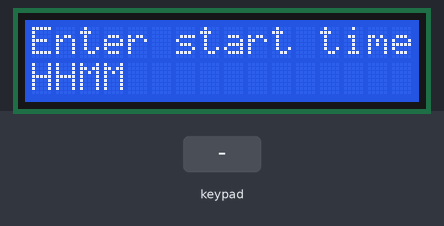
A sketch run on a simulated Arduino Uno, built with avr-gcc and run on an emulated ATmega328P. On the bench: 16×2 character LCD. The test bench sets the inputs (shaded band).

Above: at 2.8 s.
2.9 s: keypad keys 9 8 7 6 # pressed 0.4 s apart
At 3.0 s:
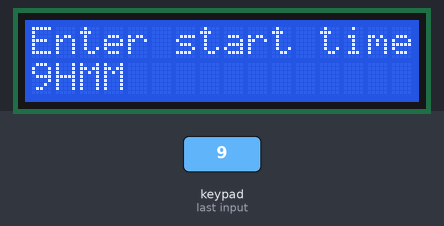
At 5.3 s:
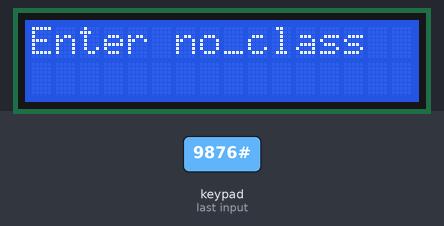
6.4 s: key '#' pressed
At 7.4 s:
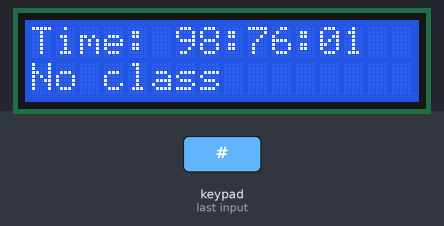
Timing chart, 0 to 9.4 s (numbered marks = the images above; inputs shaded):
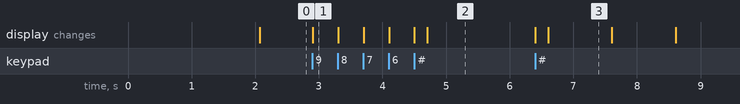

The sketch:

smart_school_bell1.ino
```cpp
#include <LiquidCrystal.h> // Include the LiquidCrystal library for interfacing with the LCD display
#include <Keypad.h> // Include the Keypad library for interfacing with the keypad

LiquidCrystal lcd(12, 11, 5, 4, 3, 2); // Initialize the LiquidCrystal library with the pins connected to the LCD

//Define Variables
unsigned long hours = 0;
unsigned long minutes = 0;
unsigned long seconds = 0;
unsigned long previousMillis = 0;
bool classEnded = false;
int currentPeriod = -1;

// Define keypad pins and keys
const byte ROWS = 4; // Four rows
const byte COLS = 4; // Four columns
char keys[ROWS][COLS] = {
  {'1','2','3','A'},
  {'4','5','6','B'},
  {'7','8','9','C'},
  {'*','0','#','D'}
};
byte rowPins[ROWS] = {9, 8, 7, 6}; // Connect keypad ROW0, ROW1, ROW2, and ROW3 to these Arduino pins.
byte colPins[COLS] = {13, 10, A0, A1}; // Connect keypad COL0, COL1, COL2, and COL3 to these Arduino pins.

// Create the Keypad object
Keypad keypad = Keypad(makeKeymap(keys), rowPins, colPins, ROWS, COLS);

// Define periods and their timings
String periodNames[50];
String periodTimings[50];

int numPeriods = 0;

// Define buzzer pin
const int buzzerPin = A2;

unsigned long startTime = 0;

void setup() {
    lcd.begin(16, 2); // Set up the LCD's number of columns and rows
    lcd.setCursor(2, 0);
    lcd.print("Smart School"); // Display a message on the LCD
    lcd.setCursor(5, 1);
    lcd.print("Bell");
    delay(2000);
    pinMode(buzzerPin, OUTPUT); // Set the buzzer pin as an output
	noTone(buzzerPin);

    // Get starting time from keypad input
    lcd.clear();
    lcd.setCursor(0, 0);
    lcd.print("Enter start time:");
  	lcd.setCursor(0,1);
  	lcd.print("HHMM");
    getTimeFromKeypad();
  	getNumClasses();
  	getClassInfo();
}

void loop() {

  	updateTime();
  	displayTime();

  if (classEnded) {
      tone(buzzerPin, 1000,5000);
      classEnded = false; // Reset classEnded flag
      lcd.clear();
    }
}


// Function to print time in format hh:mm:ss on LCD
void updateTime() {
    unsigned long currentMillis = millis();
    if (currentMillis - previousMillis >= 1000) {
        // Increment seconds
        seconds++;

        // Update minutes and reset seconds if necessary
        if (seconds >= 60) {
            seconds = 0;
            minutes++;

            // Update hours and reset minutes if necessary
            if (minutes >= 60) {
                minutes = 0;
                hours++;

                // Reset hours if it reaches 24
                if (hours >= 24) {
                    hours = 0;
                }
            }
        }

        // Check if the current time matches any class start time
        for (int i = 0; i < numPeriods; i++) {
            int startHour = atoi(periodTimings[i].substring(0, 2).c_str());
            int startMinute = atoi(periodTimings[i].substring(2, 4).c_str());
            if (hours == startHour && minutes == startMinute && seconds == 0) {
                currentPeriod = i;
              	classEnded = true;
                break;
            }
        }

        // Check if the current time matches any class end time
        for (int i = 0; i < numPeriods; i++) {
            int endHour = atoi(periodTimings[i].substring(4, 6).c_str());
            int endMinute = atoi(periodTimings[i].substring(6, 8).c_str());
            if (hours == endHour && minutes == endMinute && seconds == 0) {
                currentPeriod = -1; // No class currently
                classEnded = true;
                break;
            }
        }

        // Save the current time for the next iteration
        previousMillis = currentMillis;
    }
}


// Function to get time from keypad input
void getTimeFromKeypad() {
    String timeStr = "";
    char key = '\0';

    while (key != '#') { // Wait until '#' is pressed to indicate end of input
        key = keypad.getKey();
        if (key) {
            lcd.setCursor(timeStr.length(), 1);
            lcd.print(key);
            timeStr += key;
            delay(200); // Debouncing delay
        }
    }
  	lcd.clear();

    // Parse the time string (format: HHMM)
    hours = (timeStr.substring(0, 2)).toInt();
    minutes = (timeStr.substring(2, 4)).toInt();
}

void displayTime() {
    lcd.setCursor(0, 0);
    lcd.print("Time: ");
    if (hours < 10) {
        lcd.print("0");
    }
    lcd.print(hours);
    lcd.print(":");
    if (minutes < 10) {
        lcd.print("0");
    }
    lcd.print(minutes);
    lcd.print(":");
    if (seconds < 10) {
        lcd.print("0");
    }
    lcd.print(seconds);

    lcd.setCursor(0, 1);
    if (currentPeriod != -1) {
        lcd.print("Class: ");
        lcd.print(periodNames[currentPeriod]);
    } else {
        lcd.print("No class");
    }
}


void getNumClasses(){
  lcd.setCursor(0,0);
  lcd.print("Enter no_class");
  String dum = "";
  char key = '\0';
  while (key != '#') { // Wait until '#' is pressed to indicate end of input
        key = keypad.getKey();
        if (key) {
            lcd.setCursor(dum.length(), 1);
            lcd.print(key);
            dum += key;
            delay(200); // Debouncing delay
        }
  numPeriods = dum.toInt();
  }
  lcd.clear();
}

void getClassInfo(){
  char key='\0';
  String Strname = "";
  String StrTime = "";
  for(int i =0;i < numPeriods;i++){
    Strname = "";
    lcd.setCursor(0,0);
    lcd.print("Enter Subject");
  	key='\0';
  	while (key != '#') { // Wait until '#' is pressed to indicate end of input
        key = keypad.getKey();
        if (key) {
            lcd.setCursor(Strname.length(), 1);
            lcd.print(key);
            Strname += key;
            delay(200); // Debouncing delay
		}
    }
    periodNames[i] = Strname;

    lcd.clear();
    StrTime = "";
    lcd.setCursor(0,0);
    lcd.print("Enter Time");
    lcd.setCursor(0,1);
    lcd.print("HHMMHHMM");
  	key='\0';
  	while (key != '#') { // Wait until '#' is pressed to indicate end of input
        key = keypad.getKey();
        if (key) {
            lcd.setCursor(StrTime.length(), 1);
            lcd.print(key);
            StrTime += key;
            delay(200); // Debouncing delay
		}
    }
    periodTimings[i] = StrTime.c_str();
    lcd.clear();
  }
}
```

Measured:
- after the input at 2.9 s, the display: changes at once (image 1)
- after the input at 6.4 s, the display: first changes at once (image 3 shows a later state)
- what the display in image 3 shows lasts 1.0 s, from 6.6 s to 7.6 s
